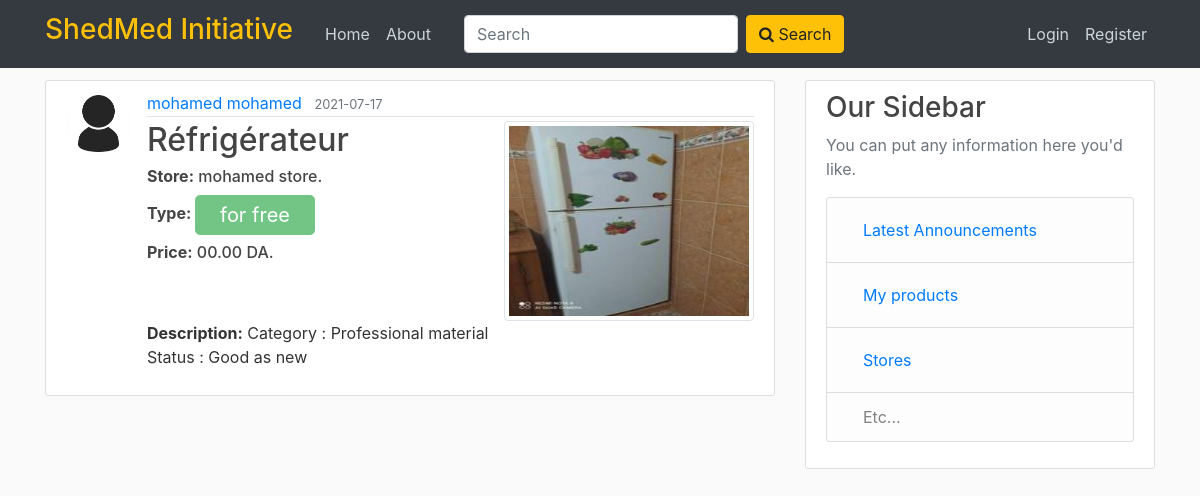
The app's page /product/20 with its own data.
### flaskblog/models.py (models this page shows, shortened)
class User(db.Model, UserMixin):
    id = db.Column(db.Integer, primary_key=True)
    username = db.Column(db.String(20), unique=True, nullable=False)
    email = db.Column(db.String(120), unique=True, nullable=False)
    image_profile = db.Column(db.String(20), nullable=False, default='defaultProfile.jpg')
    password = db.Column(db.String(60), nullable=False)
    products = db.relationship('Product', backref='owner', lazy=True)

class Product(db.Model):
    id = db.Column(db.Integer, primary_key=True)
    title = db.Column(db.String(100), nullable=False)
    date_posted = db.Column(db.DateTime, nullable=False, default=datetime.utcnow)
    content = db.Column(db.Text, nullable=False)
    user_id = db.Column(db.Integer, db.ForeignKey('user.id'), nullable=False)
    store_id = db.Column(db.Integer, db.ForeignKey('store.id'), nullable=True)
    image_product = db.Column(db.String(20), nullable=False, default='defaultProduct.jpg')
    type = db.Column(db.String, nullable=False)
    price = db.Column(db.Integer, nullable=True)  # we should give a price when we choose a product for sale
    exchangeList = db.Column(db.String,
                             nullable=True)  # we should give a list of exchange when we choose a product for exchange.

class Store(db.Model):
    id = db.Column(db.Integer, primary_key=True)
    name = db.Column(db.String(100), nullable=False)
    location = db.Column(db.String, nullable=False)
    products = db.relationship('Product', backref='store', lazy=True)

### flaskblog/routes.py (the view)
@app.route("/product/<int:product_id>")
def product(product_id):
    product = Product.query.get_or_404(product_id)
    image_file = url_for('static', filename='product_pics/' + product.image_product)
    return render_template('product.html', title=product.title, product=product, image_file=image_file)

### flaskblog/templates/product.html (shortened to what this page needs)
{% extends "layout.html" %}
{% block content %}
  <article class="media content-section">
    <img class="rounded-circle article-img" src="{{ url_for('static', filename='profile_pics/' + product.owner.image_profile) }}">
    <div class="media-body">
      <div class="article-metadata">
        <a class="mr-2" href="{{ url_for('user_products', username=product.owner.username) }}">{{  product.owner.username }} </a>
        <small class="text-muted">{{ product.date_posted.strftime('%Y-%m-%d') }}</small>
      </div>
      <div class="media">
        <div class="media-body">
          <h2 class="article-title">{{ product.title }}</h2>
          <h6 class="article-title"> <b>Store:</b> {{ product.store.name }}.</h6>
          {% if product.type == "for sale" %}
            <h6 class="article-title"> <b>Type: </b> <button type="button" class="btn btn-warning btn-lg p-1 pl-4 pr-4" disabled> {{ product.type }} </button></h6>
            <h6 class="article-title"> <b>Price:</b> {{ product.price }} DA.</h6>
          {% elif product.type == "for free" %}
            <h6 class="article-title"> <b>Type: </b> <button type="button" class="btn btn-success btn-lg p-1 pl-4 pr-4" disabled>{{ product.type }}</button></h6>
            <h6 class="article-title"> <b>Price:</b> 00.00 DA.</h6>
          {%  elif product.type == "for exchange" %}
            <h6 class="article-title"> <b>Type: </b> <button type="button" class="btn btn-primary btn-lg p-1 pl-4 pr-4" disabled>{{ product.type }}</button></h6>
            <h6 class="article-title"> <b>I want to exchange with:</b> {{ product.exchangeList }}.</h6>
          {% else %}
            <h6 class="article-title"> <b> No type is chosen</b>.</h6>
          {% endif %}
        </div>
        <img class="img-thumbnail product_img" src="{{ image_file }}" data-toggle="modal" data-target="#exampleModal" >
      </div>
      <p class="article-content"> <b>Description:</b> {{ product.content }}</p>
    </div>
  </article>
{% endblock content %}

### flaskblog/static/main.css (style rules this page uses)
body { background: #fafafa; color: #333333; margin-top: 5rem; }
h1, h2, h3, h4, h5, h6 { color: #444444; }
.content-section { background: #ffffff; padding: 10px 20px; border: 1px solid #dddddd; border-radius: 3px; margin-bottom: 20px; }
.article-title { color: #444444; }
.article-content { white-space: pre-line; }
.article-img { height: 65px; width: 65px; margin-right: 16px; }
.article-metadata { padding-bottom: 1px; margin-bottom: 4px; border-bottom: 1px solid #e3e3e3 }
.product_img { height: 200px; width: 250px; }

### records on screen
User: image_profile (placeholder picture), owner.username "mohamed mohamed"
Product: date_posted "2021-07-17", title "Réfrigérateur", type "for free", content "Category : Professional material Status : Good as new"
Store: store.name "mohamed store"
